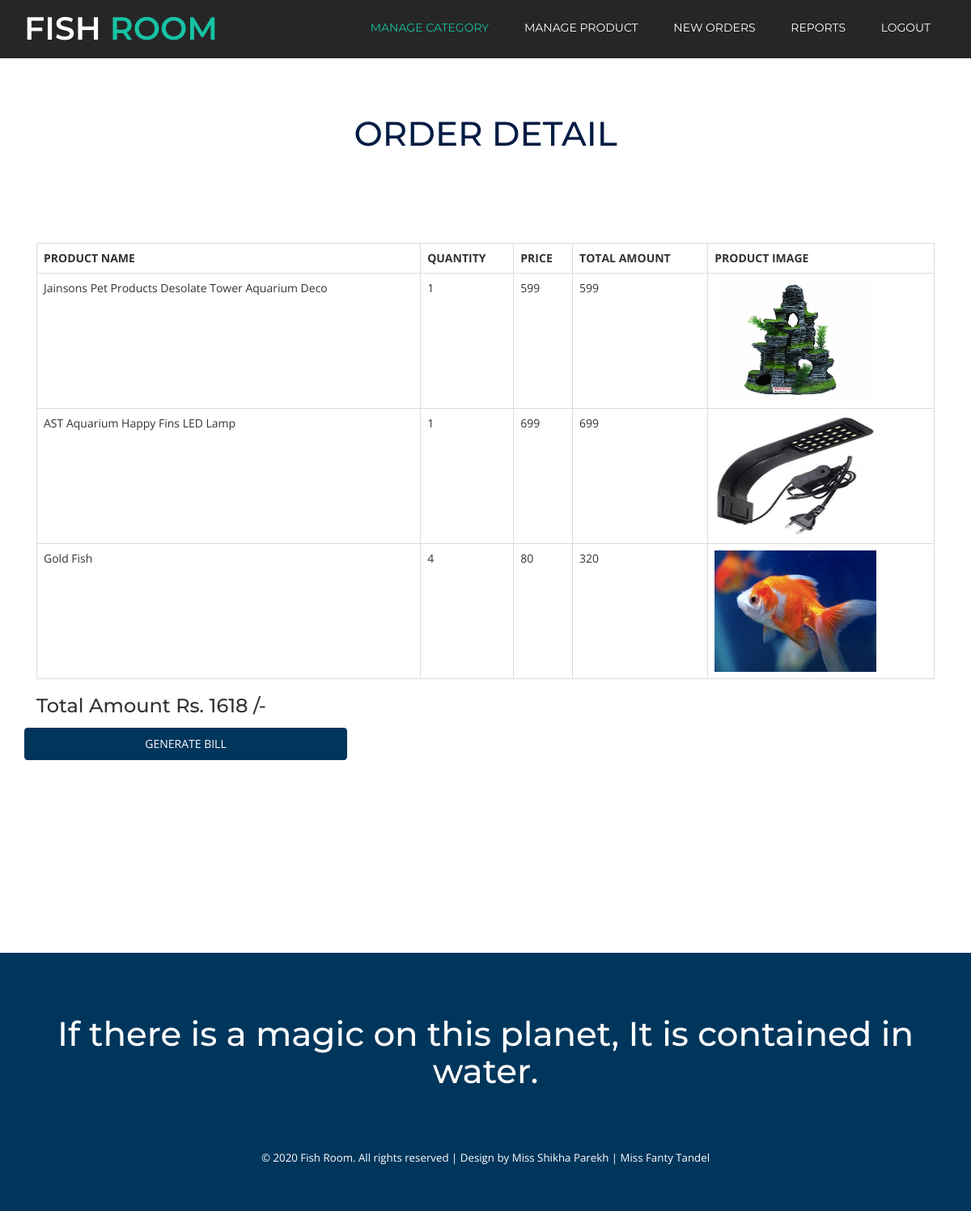
/admin_view_order_detail.php?cartid=3&oid=2, run on the app's committed database.
### tables this page shows
CREATE TABLE IF NOT EXISTS `cart_detail` (
  `cart_detail_id` int(10) NOT NULL,
  `cart_id` int(10) NOT NULL,
  `prod_id` int(10) NOT NULL,
  `qty` int(10) NOT NULL,
  `price` int(10) NOT NULL,
  PRIMARY KEY (`cart_detail_id`)
);

CREATE TABLE IF NOT EXISTS `product_detail` (
  `prod_id` int(10) NOT NULL,
  `prod_name` varchar(50) NOT NULL,
  `cat_id` int(10) NOT NULL,
  `description` varchar(200) NOT NULL,
  `price` int(10) NOT NULL,
  `prod_img` varchar(50) NOT NULL,
  PRIMARY KEY (`prod_id`),
  KEY `cat_id` (`cat_id`)
);

### admin_view_order_detail.php (the view, shortened to what this page needs)
<?php
include("admin_header.php");
?>
<div class="content">
			<div class="contact-w3l">
				<div class="container">
					<h2 class="tittle">ORDER DETAIL</h2>
					<div class="contact-map">
					<div class="contact_top">
						<div class="col-md-12 contact_left">
							<div class="company_ad">
							<?php
							$cartid=$_REQUEST['cartid'];
							$qur=mysql_query("select * from cart_detail where cart_id='$cartid'");
							if(mysql_num_rows($qur)>0)
							{
								$tot=0;
								echo "<table class='table table-bordered'>
										<tr>
											<th>PRODUCT NAME</th>
											<th>QUANTITY</th>
											<th>PRICE</th>
											<th>TOTAL AMOUNT</th>
											<th>PRODUCT IMAGE</th>
										</tr>";
									while($q=mysql_fetch_array($qur))
									{
										echo "<tr>";
										$qur2=mysql_query("select * from product_detail where prod_id='$q[2]'");
										$q2=mysql_fetch_array($qur2);
										echo "<td>$q2[1]</td>";
										echo "<td>$q[3]</td>";
										echo "<td>$q[4]</td>";
										$amt=$q[3]*$q[4];
										echo "<td>$amt</td>";
										$tot=$tot+$amt;
										echo "<td><img src='$q2[5]' style='width:200px; height:150px;'></td>";
										echo "</tr>";
									}
								echo "</table>";
								echo "<h3>Total Amount Rs. $tot /-</h3>";
							}
							else{
								echo "<h2>No Product Found in Cart</h2>";
							}
							?>
							</div>
						</div>
						 <form  method="post" name="form2">
							 <div class="form_details">
									 <div class="sub-button">
										<input type="submit" value="GENERATE BILL" name="btnbill" >
									 </div>
							  </div>
							  </form>
					</div>
				</div>
			</div>
		</div>
</div>
</div>
<?php
include("footer.php");
?>

### css/style.css (style rules this page uses)
body { font-family: 'Open Sans', sans-serif; }
h1,h2,h3,h4,h5,h6 { margin:0; padding:0; font-family: 'Montserrat', sans-serif; }
input[type="submit"],.w3agile_contact_right_agileinfo p a,.w3_copy_right p a { transition:.5s ease-in-out; -webkit-transition:.5s ease-in-out; -moz-transition:.5s ease-in-out; -o-transition:.5s ease-in-out; -ms-transition:.5s ease-in-out; }
h2.tittle { font-size: 3em; color: #031C44; text-align:center; }
.page-w3, .contact-w3l { padding:5em 0; }
.table > thead > tr > th, .table > tbody > tr > th, .table > tfoot > tr > th, .table > thead > tr > td, .table > tbody > tr > td, .table > tfoot > tr > td { padding: 8px; line-height: 1.42857143; vertical-align: top; border-top: none; }
.contact_top { padding:4em 0 0em 0; }
.contact-map { margin-top: 4em; }
.form_details input[type="submit"] { margin-top:1em; color: #fff; font-size: 1em; padding: 0.7em 1em; -webkit-appearance:none; text-transform: uppercase; display: inline-block; -webkit-transition: all 0.3s ease-out; -moz-transition: all 0.3s ease-out; -ms-transition: all 0.3s ease-out; -o-transition: all 0.3s ease-out; transition: all 0.3s ease-out; font-weight:400; border: none; text-transform:uppercase; outline: none; cursor: pointer; width:35%; background:#01365C; border-radius: 0.3em; -webkit-border-radius: 0.3em; -o-border-radius: 0.3em; -moz-border-radius: 0.3em; }

### data on the page
cart_detail: prod.prod_name "Jainsons Pet Products Desolate Tower Aquarium Deco", qty "1", price "599", prod.prod_img (picture)
cart_detail: prod.prod_name "AST Aquarium Happy Fins LED Lamp", qty "1", price "699", prod.prod_img (picture)
cart_detail: prod.prod_name "Gold Fish", qty "4", price "80", amt "320", prod.prod_img (picture)

### other printed values
$tot "1618"
